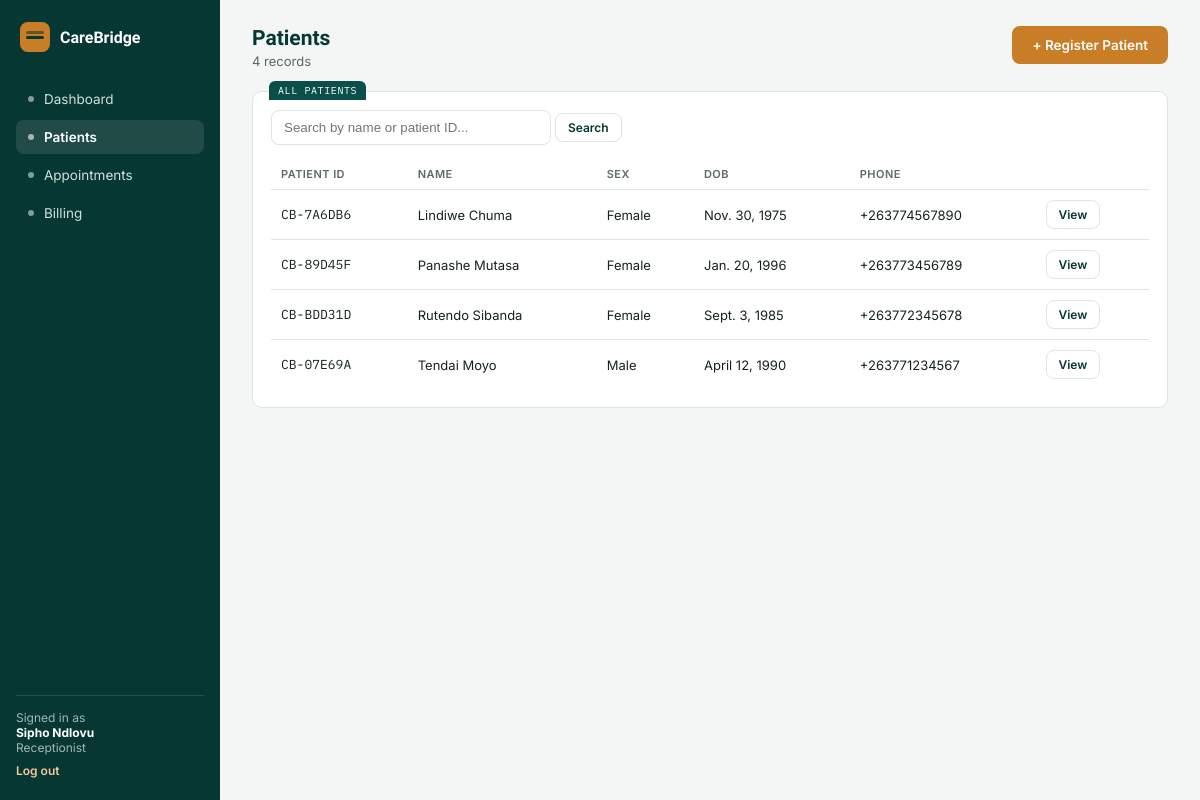
The app's page /patients/ (signed in) with its own data.
### accounts/models.py (models this page shows, shortened)
class User(AbstractUser):
    class Role(models.TextChoices):
        ADMIN = "ADMIN", "Hospital Administrator"
        DOCTOR = "DOCTOR", "Doctor"
        RECEPTIONIST = "RECEPTIONIST", "Receptionist"
    role = models.CharField(max_length=20, choices=Role.choices, default=Role.RECEPTIONIST)
    staff_id = models.CharField(max_length=20, unique=True, null=True, blank=True)
    department = models.CharField(max_length=100, blank=True)
    is_approved = models.BooleanField(
        default=False,
        help_text="Staff accounts must be approved by a Hospital Administrator before they can log in.",
    )

### patients/models.py (models this page shows, shortened)
class Patient(models.Model):
    class Sex(models.TextChoices):
        FEMALE = "F", "Female"
        MALE = "M", "Male"
    patient_id = models.CharField(max_length=12, unique=True, default=generate_patient_id, editable=False)
    full_name = models.CharField(max_length=150)
    date_of_birth = models.DateField()
    sex = models.CharField(max_length=1, choices=Sex.choices)
    phone_number = models.CharField(max_length=20, blank=True)
    next_of_kin = models.CharField(max_length=150, blank=True, help_text="Name and phone number")
    allergies = models.CharField(max_length=255, blank=True)
    chronic_conditions = models.CharField(max_length=255, blank=True)
    notes = models.TextField(blank=True)
    registered_at = models.DateTimeField(auto_now_add=True)
    registered_by = models.ForeignKey(
        "accounts.User", on_delete=models.SET_NULL, null=True, related_name="patients_registered"
    )
    class Meta:
        ordering = ["-registered_at"]

### patients/views.py (the view)
# urls.py: path("patients/", patient_views.patient_list, name="patient_list"),
@login_required
def patient_list(request):
    query = request.GET.get("q", "")
    patients = Patient.objects.all()
    if query:
        patients = patients.filter(full_name__icontains=query) | patients.filter(patient_id__icontains=query)
    return render(request, "patients/list.html", {"patients": patients, "query": query})

### templates/patients/list.html
{% extends "base.html" %}
{% block content %}
<div class="topbar">
  <div><h1>Patients</h1><p>{{ patients|length }} record{{ patients|length|pluralize }}</p></div>
  <a class="btn accent" href="{% url 'register_patient' %}">+ Register Patient</a>
</div>
<div class="card tab" data-tab="ALL PATIENTS">
  <form method="get" style="margin-bottom:14px;">
    <input type="text" name="q" value="{{ query }}" placeholder="Search by name or patient ID..." style="border:1px solid var(--border);border-radius:8px;padding:9px 12px;width:280px;max-width:100%;">
    <button class="btn ghost small" type="submit">Search</button>
  </form>
  <table>
    <tr><th>Patient ID</th><th>Name</th><th>Sex</th><th>DOB</th><th>Phone</th><th></th></tr>
    {% for p in patients %}
    <tr>
      <td class="mono">{{ p.patient_id }}</td>
      <td>{{ p.full_name }}</td>
      <td>{{ p.get_sex_display }}</td>
      <td>{{ p.date_of_birth }}</td>
      <td>{{ p.phone_number|default:"—" }}</td>
      <td><a class="btn ghost small" href="{% url 'patient_detail' p.id %}">View</a></td>
    </tr>
    {% empty %}
    <tr><td colspan="6" style="color:var(--muted);">No patients found.</td></tr>
    {% endfor %}
  </table>
</div>
{% endblock %}

### templates/base.html (shortened to what this page needs)
{% load static %}
<!DOCTYPE html>
<html lang="en">
<head>
<link rel="stylesheet" href="{% static 'css/style.css' %}">
</head>
<body>
<div class="app">
  <aside class="sidebar">
    <div class="brand"><div class="mark"></div><span>CareBridge</span></div>
    {% if user.role == "ADMIN" %}
      <a class="nav-item {% if request.path == '/dashboard/' %}on{% endif %}" href="{% url 'dashboard' %}"><span class="dot"></span>Dashboard</a>
      <a class="nav-item {% if '/patients' in request.path %}on{% endif %}" href="{% url 'patient_list' %}"><span class="dot"></span>Patients</a>
      <a class="nav-item {% if '/appointments' in request.path %}on{% endif %}" href="{% url 'appointment_list' %}"><span class="dot"></span>Appointments</a>
      <a class="nav-item {% if '/billing' in request.path %}on{% endif %}" href="{% url 'invoice_list' %}"><span class="dot"></span>Billing</a>
      <a class="nav-item {% if '/staff/pending' in request.path %}on{% endif %}" href="{% url 'pending_staff' %}"><span class="dot"></span>Staff Approvals</a>
      <a class="nav-item {% if request.path == '/reports/' %}on{% endif %}" href="{% url 'reports' %}"><span class="dot"></span>Reports</a>
    {% else %}
      <a class="nav-item {% if request.path == '/dashboard/' %}on{% endif %}" href="{% url 'dashboard' %}"><span class="dot"></span>Dashboard</a>
      <a class="nav-item {% if '/patients' in request.path %}on{% endif %}" href="{% url 'patient_list' %}"><span class="dot"></span>Patients</a>
      <a class="nav-item {% if '/appointments' in request.path %}on{% endif %}" href="{% url 'appointment_list' %}"><span class="dot"></span>Appointments</a>
      <a class="nav-item {% if '/billing' in request.path %}on{% endif %}" href="{% url 'invoice_list' %}"><span class="dot"></span>Billing</a>
    {% endif %}
    <div class="sidebar-foot">
      Signed in as<br><b style="color:#fff;">{{ user.get_full_name|default:user.username }}</b><br>{{ user.get_role_display }}
      <a href="{% url 'logout' %}">Log out</a>
    </div>
  </aside>
  <main class="main">
    {% block content %}{% endblock %}
  </main>
</div>
</body>
</html>

### static/css/style.css (style rules this page uses)
:root { --bg:#F3F6F5; --surface:#FFFFFF; --primary:#0B4F4A; --primary-dark:#073732; --primary-tint:#E4EEEC; --accent:#C97D26; --accent-tint:#FBEEE0; --danger:#B23A48; --danger-tint:#F7E7E8; --text:#16231F; --muted:#5B6B67; --border:#DCE5E2; --radius:10px; }
* { box-sizing:border-box; }
body { margin:0;background:var(--bg);color:var(--text);font-family:'Inter',Arial,sans-serif;font-size:14px; }
h1,h2,h3 { font-family:'Sora',Arial,sans-serif; }
.mono { font-family:'IBM Plex Mono',monospace; }
a { color:inherit;text-decoration:none; }
.app { display:grid;grid-template-columns:220px 1fr;min-height:100vh; }
.sidebar { background:var(--primary-dark);color:#fff;padding:22px 16px;display:flex;flex-direction:column;gap:4px; }
.brand { display:flex;align-items:center;gap:10px;margin-bottom:26px;padding:0 4px; }
.brand .mark { width:30px;height:30px;border-radius:8px;background:var(--accent);position:relative;flex:none; }
.brand .mark::after { content:"";position:absolute;left:6px;top:14px;width:18px;height:3px;background:var(--primary-dark);border-radius:2px; }
.brand .mark::before { content:"";position:absolute;left:6px;top:9px;width:18px;height:3px;background:var(--primary-dark);border-radius:2px;opacity:.55; }
.brand span { font-family:'Sora',Arial,sans-serif;font-weight:600;font-size:16px;color:#fff; }
.nav-item { display:flex;align-items:center;gap:10px;padding:9px 12px;border-radius:8px;color:#CFE0DC;font-size:13.5px; }
.nav-item.on { background:rgba(255,255,255,.1);color:#fff;font-weight:600; }
.nav-item .dot { width:6px;height:6px;border-radius:50%;background:currentColor;opacity:.6;flex:none; }
.sidebar-foot { margin-top:auto;padding-top:14px;border-top:1px solid rgba(255,255,255,.12);font-size:12px;color:#9FB8B3; }
.sidebar-foot a { display:block;margin-top:8px;color:#F3C89A;font-weight:600; }
.main { padding:26px 32px;max-width:1100px; }
.topbar { display:flex;justify-content:space-between;align-items:flex-start;margin-bottom:22px;flex-wrap:wrap;gap:12px; }
.topbar h1 { font-size:21px;margin:0 0 3px;color:var(--primary-dark); }
.topbar p { margin:0;color:var(--muted);font-size:13px; }
.card { background:var(--surface);border:1px solid var(--border);border-radius:var(--radius);position:relative;padding:18px;margin-bottom:16px; }
.card.tab::before { content:attr(data-tab);position:absolute;top:-11px;left:16px;background:var(--primary);color:#fff;font-family:'IBM Plex Mono',monospace;font-size:10px;letter-spacing:.06em;padding:3px 9px;border-radius:6px 6px 0 0; }
table { width:100%;border-collapse:collapse;font-size:13px; }
th { text-align:left;color:var(--muted);font-weight:600;font-size:11px;text-transform:uppercase;letter-spacing:.04em;padding:8px 10px;border-bottom:1px solid var(--border); }
td { padding:10px;border-bottom:1px solid var(--border); }
tr:last-child td { border-bottom:none; }
.btn { border:none;border-radius:8px;padding:11px 20px;font-size:13.5px;font-weight:600;cursor:pointer;font-family:'Inter',Arial,sans-serif;display:inline-block; }
.btn.ghost { background:transparent;color:var(--primary-dark);border:1px solid var(--border); }
.btn.accent { background:var(--accent);color:#fff; }
.btn.small { padding:6px 12px;font-size:12px; }

### records on screen
User: get_full_name "Sipho Ndlovu", role "Receptionist"
Patient: patient_id "CB-7A6DB6", full_name "Lindiwe Chuma", sex "Female", date_of_birth "Nov. 30, 1975", phone_number "+263774567890"
Patient: patient_id "CB-89D45F", full_name "Panashe Mutasa", sex "Female", date_of_birth "Jan. 20, 1996", phone_number "+263773456789"
Patient: patient_id "CB-BDD31D", full_name "Rutendo Sibanda", sex "Female", date_of_birth "Sept. 3, 1985", phone_number "+263772345678"
Patient: patient_id "CB-07E69A", full_name "Tendai Moyo", sex "Male", date_of_birth "April 12, 1990", phone_number "+263771234567"

### other values on screen
{{ patients|length }} "4"
